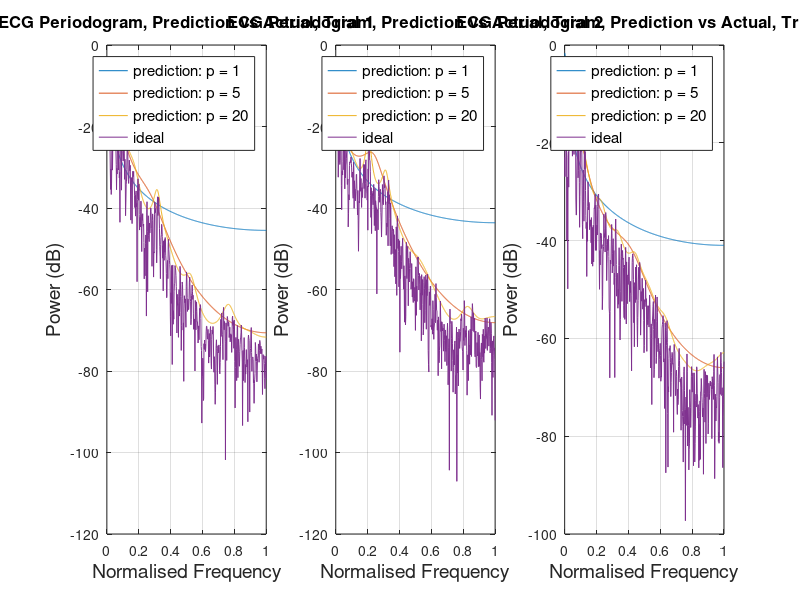

Source code (MATLAB):
clc; clear all;
load('font_size.mat')
load ('trials.mat')
title_font_size = 12;
nfft = fs*5;         %from hint to have 5 DFT samples per Hz 
noverlap = 0;
% load('Nathan_Reading1')
% load('Nathan_Reading2')
% load('Nathan_Reading3')
% 
% [xRRI_1, fsRRI_1] = ECG_to_RRI(reading1, fs);
% [xRRI_2, fsRRI_2] = ECG_to_RRI(reading2, fs);
% [xRRI_3, fsRRI_3] = ECG_to_RRI(reading3, fs);

load ('trials.mat')

xRRI_1 = detrend(xRRI_1).*hann(length(xRRI_1))';
xRRI_2 = detrend(xRRI_2).*hann(length(xRRI_2))';
xRRI_3 = detrend(xRRI_3).*hann(length(xRRI_3))';

% [pxx_1_std, w1] = periodogram(xRRI_1,rectwin(length(xRRI_1)),nfft,fsRRI_1);
[pxx_1_std, w1] = periodogram(xRRI_1);
[pxx_2_std, w2] = periodogram(xRRI_2);
[pxx_3_std, w3] = periodogram(xRRI_3);

% [a_predicted, noise_var] = aryule(xRRI_1, 5);
% [magnitudes, w] = freqz(noise_var^(1/2), a_predicted, length(xRRI_1),fsRRI_1);
% 
% figure
% plot(w/max(w), 10*log10(abs(magnitudes).^2))
% hold on
% plot(w1/max(w1),10*log10(pxx_1_std))

[a_trial1_order1, noise_trial1_order1] = aryule(xRRI_1, 1);
[a_trial1_order5, noise_trial1_order5] = aryule(xRRI_1, 5);
[a_trial1_order20, noise_trial1_order20] = aryule(xRRI_1, 20);
[predicted_trial1_order1, w_trial1] = freqz(noise_trial1_order1^(1/2), a_trial1_order1, length(xRRI_1),fsRRI_1);
[predicted_trial1_order5, ~] = freqz(noise_trial1_order5^(1/2), a_trial1_order5, length(xRRI_1),fsRRI_1);
[predicted_trial1_order20, ~] = freqz(noise_trial1_order20^(1/2), a_trial1_order20, length(xRRI_1),fsRRI_1);

[a_trial2_order1, noise_trial2_order1] = aryule(xRRI_2, 1);
[a_trial2_order5, noise_trial2_order5] = aryule(xRRI_2, 5);
[a_trial2_order20, noise_trial2_order20] = aryule(xRRI_2, 20);
[predicted_trial2_order1, w_trial2] = freqz(noise_trial2_order1^(1/2), a_trial2_order1, length(xRRI_2),fsRRI_2);
[predicted_trial2_order5, ~] = freqz(noise_trial2_order5^(1/2), a_trial2_order5, length(xRRI_2),fsRRI_2);
[predicted_trial2_order20, ~] = freqz(noise_trial2_order20^(1/2), a_trial2_order20, length(xRRI_2),fsRRI_2);

[a_trial3_order1, noise_trial3_order1] = aryule(xRRI_3, 1);
[a_trial3_order5, noise_trial3_order5] = aryule(xRRI_3, 5);
[a_trial3_order20, noise_trial3_order20] = aryule(xRRI_3, 20);
[predicted_trial3_order1, w_trial3] = freqz(noise_trial3_order1^(1/2), a_trial3_order1, length(xRRI_3),fsRRI_3);
[predicted_trial3_order5, ~] = freqz(noise_trial3_order5^(1/2), a_trial3_order5, length(xRRI_3),fsRRI_3);
[predicted_trial3_order20, ~] = freqz(noise_trial3_order20^(1/2), a_trial3_order20, length(xRRI_3),fsRRI_3);

figure('Renderer', 'painters', 'Position',[200,200,1000,300])
subplot(1,3,1)
% figure
plot(w_trial1/max(w_trial1), 10*log10(abs(predicted_trial1_order1).^2))
hold on
plot(w_trial1/max(w_trial1), 10*log10(abs(predicted_trial1_order5).^2))
plot(w_trial1/max(w_trial1), 10*log10(abs(predicted_trial1_order20).^2))
plot(w1/max(w1),10*log10(pxx_1_std))
title('ECG Periodogram, Prediction vs Actual, Trial 1','FontSize',title_font_size)
xlabel('Normalised Frequency','FontSize',x_label_font_size)
ylabel('Power (dB)','FontSize',y_label_font_size)
legend({'prediction: p = 1', 'prediction: p = 5', 'prediction: p = 20', 'ideal'},'Location','northeast','FontSize',11)
grid on

% figure
subplot(1,3,2)
plot(w_trial2/max(w_trial2), 10*log10(abs(predicted_trial2_order1).^2))
hold on
plot(w_trial2/max(w_trial2), 10*log10(abs(predicted_trial2_order5).^2))
plot(w_trial2/max(w_trial2), 10*log10(abs(predicted_trial2_order20).^2))
plot(w2/max(w2),10*log10(pxx_2_std))
title('ECG Periodogram, Prediction vs Actual, Trial 2','FontSize',title_font_size)
xlabel('Normalised Frequency','FontSize',x_label_font_size)
ylabel('Power (dB)','FontSize',y_label_font_size)
legend({'prediction: p = 1', 'prediction: p = 5', 'prediction: p = 20', 'ideal'},'Location','northeast','FontSize',11)
grid on

% figure
subplot(1,3,3)
plot(w_trial3/max(w_trial3), 10*log10(abs(predicted_trial3_order1).^2))
hold on
plot(w_trial3/max(w_trial3), 10*log10(abs(predicted_trial3_order5).^2))
plot(w_trial3/max(w_trial3), 10*log10(abs(predicted_trial3_order20).^2))
plot(w3/max(w3),10*log10(pxx_3_std))
title('ECG Periodogram, Prediction vs Actual, Trial 3','FontSize',title_font_size)
xlabel('Normalised Frequency','FontSize',x_label_font_size)
ylabel('Power (dB)','FontSize',y_label_font_size)
legend({'prediction: p = 1', 'prediction: p = 5', 'prediction: p = 20', 'ideal'},'Location','northeast','FontSize',11)
grid on

saveas(gcf,'part1/images/1_5_c.png')